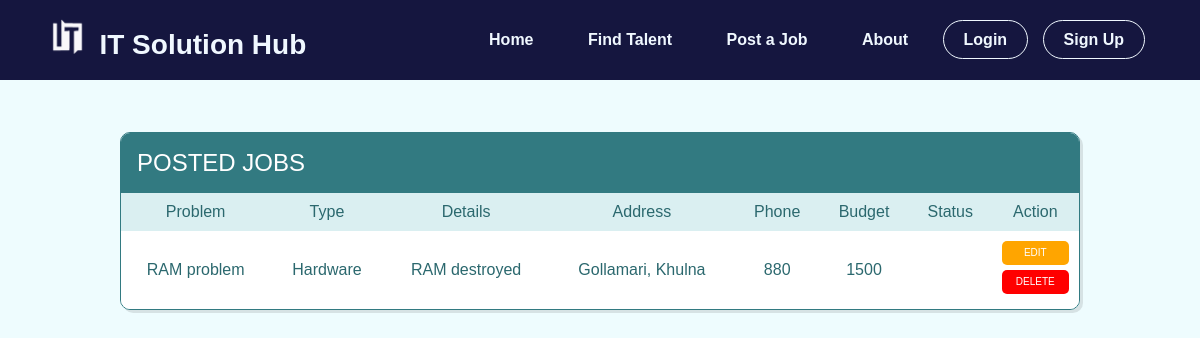
The app's page /see_all_job.php with its own data.
### tables this page shows
CREATE TABLE `jobs` (
  `job_id` int(50) NOT NULL,
  `email` varchar(50) NOT NULL,
  `phone_no` int(50) NOT NULL,
  `prblm_name` varchar(50) NOT NULL,
  `details` varchar(200) NOT NULL,
  `prblm_type` varchar(50) NOT NULL,
  `dev_type` varchar(50) NOT NULL,
  `dev_model` varchar(50) NOT NULL,
  `street` varchar(50) NOT NULL,
  `street_number` int(15) NOT NULL,
  `city_name` varchar(50) NOT NULL,
  `post_code` int(15) NOT NULL,
  `max_budget` int(10) NOT NULL,
  `negotiable` varchar(50) NOT NULL,
  `j_status` varchar(2) NOT NULL,
  `assigned_email` varchar(50) NOT NULL,
  `customer_payment` int(50) NOT NULL,
  `bkash_no` int(15) NOT NULL,
  `cp_date` int(11) NOT NULL DEFAULT current_timestamp(),
  `job_accept` int(50) NOT NULL,
  `job_done` int(50) NOT NULL,
  `ja_date` varchar(15) NOT NULL DEFAULT current_timestamp()
);

### see_all_job.php (the view, shortened to what this page needs)
<!DOCTYPE html>
<html lang="en">
<head>
    <link rel="stylesheet" href="AdminPanel/css/posted_job.css">
    <link rel="stylesheet" href="css/header.css">
</head>
<body>
    <?php
    include('nav.php');
    $user_email = $_SESSION['usr_email'];
    $a = "SELECT * from users where email='$user_email'";
    $r = mysqli_query($conn, $a);
    $ar = mysqli_fetch_assoc($r);
    if ($ar['type']==1) {
        $q = "SELECT * from jobs where email='$user_email'";
    }else{
        $q = "SELECT * from jobs where assigned_email='$user_email'";
    }
    $res = mysqli_query($conn, $q);
?>
      <div class="bg-ash">
        <div class="content-wrapper">
<br><br>
<div class="table-users">
   <div class="header">Posted Jobs
   </div>
   <table cellspacing="0">
      <tr>
         <th>Problem</th>
         <th>Type</th>
         <th>Details</th>
         <th>Address</th>
         <th>Phone</th>
         <th >Budget</th>
         <th >Status</th>
         <th >Action</th>
      </tr>
        <?php
        while ( $rows = mysqli_fetch_assoc($res)) {
        ?>
        <tr>
            <td> <?php echo $rows['prblm_name']; ?> </td>
            <td> <?php echo $rows['prblm_type']; ?> </td>
            <td> <?php echo $rows['details']; ?> </td>
            <td> <?php echo $rows['street'].", ".$rows['city_name']; ?> </td>
            <td> <?php echo $rows['phone_no']; ?> </td>
            <td> <?php echo $rows['max_budget']; ?> </td>
            <td> <?php echo $rows['j_status']; ?> </td>
            <td class="act_btn">
                <a href="">EDIT</a>
                <a href="be_delete_posted_job_t.php?job_id=<?php echo $rows['job_id']?>">DELETE</a>
            </td>
        </tr>
        <?php } ?>
   </table>
</div>
</body>
</html>

### AdminPanel/css/posted_job.css (style rules this page uses)
body { background-color: #b8f4fc3b; }
body * { box-sizing: border-box; font-family: "Josefin Sans", sans-serif; font-size: 100%; vertical-align: baseline; }
.header { display: flex; background-color: #327a81; color: white; font-size: 1.5em; padding: 1rem; text-align: center; text-transform: uppercase; justify-content: space-between; }
.table-users { border: 1px solid #327a81; border-radius: 10px; box-shadow: 3px 3px 0 rgba(0, 0, 0, 0.1); max-width: calc(100% - 1em); margin: 1em auto; overflow: hidden; width: 80vw; }
table { width: 100%; }
table td, table th { color: #2b686e; padding: 10px; }
table td { text-align: center; vertical-align: middle; }
table td:last-child { font-size: 0.95em; line-height: 1.4; text-align: left; }
table th { background-color: #daeff1; font-weight: 300; }
table tr:nth-child(2n) { background-color: white; }
table tr:nth-child(2n + 1) { background-color: #edf7f8; }
.act_btn { display: flex; flex-direction: column; justify-content: space-between; }
.act_btn a { text-decoration: none; text-align: center; border-radius: 5px; padding: 5px; font-size: 10px; color: white; margin-bottom: 5px; }
.act_btn a:first-child { background-color: orange; }
.act_btn a:last-child { background-color: red; }

### css/header.css (style rules this page uses)
* { padding: 0; margin: 0; box-sizing: border-box; font-family: "Josefin Sans", sans-serif; }

### records on screen
jobs: prblm_name "RAM problem", prblm_type "Hardware", details "RAM destroyed", street "Gollamari", city_name "Khulna", phone_no "880", max_budget "1500"
